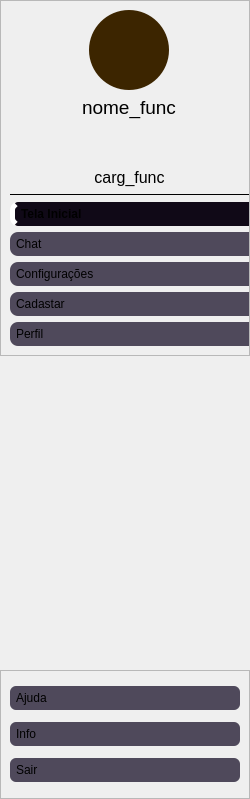
     <widget class="QWidget" name="sidebar" native="true">
      <property name="sizePolicy">
       <sizepolicy hsizetype="Minimum" vsizetype="Expanding">
        <horstretch>0</horstretch>
        <verstretch>0</verstretch>
       </sizepolicy>
      </property>
      <property name="minimumSize">
       <size>
        <width>250</width>
        <height>0</height>
       </size>
      </property>
      <property name="maximumSize">
       <size>
        <width>250</width>
        <height>16777215</height>
       </size>
      </property>
      <property name="styleSheet">
       <string notr="true">#sidebar{

	background-color:#3C2547;
}


QPushButton {

	background-color: #4F495B;
	padding: 5px 10px;
	border-top-left-radius: 8px;
	border-bottom-left-radius: 8px;


}

QPushButton:hover {
    background-color: #1C1022;
}
QPushButton:checked {
    background-color: #100917;
	border-left: 5px solid #FFFFFF;
	font-weight: bold;  
}
QPushButton:icon {
    background-color: red;
}</string>
      </property>
      <layout class="QVBoxLayout" name="verticalLayout">
       <property name="spacing">
        <number>0</number>
       </property>
       <property name="leftMargin">
        <number>0</number>
       </property>
       <property name="topMargin">
        <number>0</number>
       </property>
       <property name="rightMargin">
        <number>0</number>
       </property>
       <property name="bottomMargin">
        <number>0</number>
       </property>
       <item>
        <widget class="QWidget" name="widget" native="true">
         <property name="sizePolicy">
          <sizepolicy hsizetype="Expanding" vsizetype="Expanding">
           <horstretch>0</horstretch>
           <verstretch>0</verstretch>
          </sizepolicy>
         </property>
         <property name="minimumSize">
          <size>
           <width>0</width>
           <height>500</height>
          </size>
         </property>
         <property name="styleSheet">
          <string notr="true"/>
         </property>
         <layout class="QVBoxLayout" name="verticalLayout_4">
          <property name="spacing">
           <number>0</number>
          </property>
          <property name="leftMargin">
           <number>0</number>
          </property>
          <property name="topMargin">
           <number>0</number>
          </property>
          <property name="rightMargin">
           <number>0</number>
          </property>
          <property name="bottomMargin">
           <number>0</number>
          </property>
          <item alignment="Qt::AlignTop">
           <widget class="QFrame" name="frame">
            <property name="sizePolicy">
             <sizepolicy hsizetype="Expanding" vsizetype="Expanding">
              <horstretch>0</horstretch>
              <verstretch>0</verstretch>
             </sizepolicy>
            </property>
            <property name="minimumSize">
             <size>
              <width>0</width>
              <height>356</height>
             </size>
            </property>
            <property name="layoutDirection">
             <enum>Qt::LeftToRight</enum>
            </property>
            <property name="styleSheet">
             <string notr="true">QPushButton{
    text-align: left;
    padding: 5px 6px;
	font: 63 12pt &quot;Inter 18pt SemiBold&quot;;
}

</string>
            </property>
            <property name="frameShape">
             <enum>QFrame::StyledPanel</enum>
            </property>
            <property name="frameShadow">
             <enum>QFrame::Raised</enum>
            </property>
            <layout class="QVBoxLayout" name="verticalLayout_2">
             <property name="rightMargin">
              <number>0</number>
             </property>
             <item>
              <widget class="QWidget" name="widget_2" native="true">
               <property name="sizePolicy">
                <sizepolicy hsizetype="Expanding" vsizetype="Fixed">
                 <horstretch>0</horstretch>
                 <verstretch>0</verstretch>
                </sizepolicy>
               </property>
               <property name="minimumSize">
                <size>
                 <width>0</width>
                 <height>80</height>
                </size>
               </property>
               <property name="autoFillBackground">
                <bool>false</bool>
               </property>
               <layout class="QVBoxLayout" name="verticalLayout_5">
                <property name="leftMargin">
                 <number>0</number>
                </property>
                <property name="topMargin">
                 <number>0</number>
                </property>
                <property name="rightMargin">
                 <number>0</number>
                </property>
                <property name="bottomMargin">
                 <number>0</number>
                </property>
                <item alignment="Qt::AlignHCenter">
                 <widget class="QPushButton" name="foto_func">
                  <property name="sizePolicy">
                   <sizepolicy hsizetype="Fixed" vsizetype="Fixed">
                    <horstretch>0</horstretch>
                    <verstretch>0</verstretch>
                   </sizepolicy>
                  </property>
                  <property name="minimumSize">
                   <size>
                    <width>80</width>
                    <height>80</height>
                   </size>
                  </property>
                  <property name="maximumSize">
                   <size>
                    <width>80</width>
                    <height>80</height>
                   </size>
                  </property>
                  <property name="cursor">
                   <cursorShape>PointingHandCursor</cursorShape>
                  </property>
                  <property name="layoutDirection">
                   <enum>Qt::LeftToRight</enum>
                  </property>
                  <property name="styleSheet">
                   <string notr="true">QPushButton{
text-aling:center;
	background-color: rgb(60, 37, 00) ;
border-radius: 40px;

}</string>
                  </property>
                  <property name="text">
                   <string/>
                  </property>
                  <property name="iconSize">
                   <size>
                    <width>80</width>
                    <height>80</height>
                   </size>
                  </property>
                 </widget>
                </item>
               </layout>
              </widget>
             </item>
             <item alignment="Qt::AlignHCenter|Qt::AlignTop">
              <widget class="QLabel" name="nome_func">
               <property name="text">
                <string>&lt;html&gt;&lt;head/&gt;&lt;body&gt;&lt;p align=&quot;center&quot;&gt;&lt;span style=&quot; font-size:14pt;&quot;&gt;nome_func&lt;/span&gt;&lt;/p&gt;&lt;/body&gt;&lt;/html&gt;</string>
               </property>
              </widget>
             </item>
             <item alignment="Qt::AlignHCenter|Qt::AlignBottom">
              <widget class="QLabel" name="carg_func">
               <property name="text">
                <string>&lt;html&gt;&lt;head/&gt;&lt;body&gt;&lt;p align=&quot;center&quot;&gt;&lt;span style=&quot; font-size:12pt;&quot;&gt;carg_func&lt;/span&gt;&lt;/p&gt;&lt;/body&gt;&lt;/html&gt;</string>
               </property>
              </widget>
             </item>
             <item>
              <widget class="Line" name="line">
               <property name="styleSheet">
                <string notr="true">Line{

	background-color: rgb(255, 255, 255);

}</string>
               </property>
               <property name="frameShadow">
                <enum>QFrame::Plain</enum>
               </property>
               <property name="lineWidth">
                <number>1</number>
               </property>
               <property name="midLineWidth">
                <number>1</number>
               </property>
               <property name="orientation">
                <enum>Qt::Horizontal</enum>
               </property>
              </widget>
             </item>
             <item>
              <widget class="QPushButton" name="btn_home">
               <property name="cursor">
                <cursorShape>PointingHandCursor</cursorShape>
               </property>
               <property name="text">
                <string>Tela Inicial</string>
               </property>
               <property name="icon">
                <iconset resource="../imagens/imgs.qrc">
                 <normaloff>:/imgs/home.png</normaloff>:/imgs/home.png</iconset>
               </property>
               <property name="iconSize">
                <size>
                 <width>20</width>
                 <height>20</height>
                </size>
               </property>
               <property name="checkable">
                <bool>true</bool>
               </property>
               <property name="checked">
                <bool>true</bool>
               </property>
               <attribute name="buttonGroup">
                <string notr="true">buttonGroup_2</string>
               </attribute>
              </widget>
             </item>
             <item>
              <widget class="QPushButton" name="btn_chat">
               <property name="sizePolicy">
                <sizepolicy hsizetype="Expanding" vsizetype="Fixed">
                 <horstretch>0</horstretch>
                 <verstretch>0</verstretch>
                </sizepolicy>
               </property>
               <property name="cursor">
                <cursorShape>PointingHandCursor</cursorShape>
               </property>
               <property name="text">
                <string>Chat</string>
               </property>
               <property name="icon">
                <iconset resource="../imagens/imgs.qrc">
                 <normaloff>:/imgs/chat.png</normaloff>:/imgs/chat.png</iconset>
               </property>
               <property name="iconSize">
                <size>
                 <width>20</width>
                 <height>20</height>
                </size>
               </property>
               <property name="checkable">
                <bool>true</bool>
               </property>
               <property name="checked">
                <bool>false</bool>
               </property>
               <attribute name="buttonGroup">
                <string notr="true">buttonGroup_2</string>
               </attribute>
              </widget>
             </item>
             <item>
              <widget class="QPushButton" name="btn_config">
               <property name="cursor">
                <cursorShape>PointingHandCursor</cursorShape>
               </property>
               <property name="text">
                <string>Configurações</string>
               </property>
               <property name="icon">
                <iconset resource="../imagens/imgs.qrc">
                 <normaloff>:/imgs/setting.png</normaloff>:/imgs/setting.png</iconset>
               </property>
               <property name="iconSize">
                <size>
                 <width>20</width>
                 <height>20</height>
                </size>
               </property>
               <property name="checkable">
                <bool>true</bool>
               </property>
               <property name="checked">
                <bool>false</bool>
               </property>
               <attribute name="buttonGroup">
                <string notr="true">buttonGroup_2</string>
               </attribute>
              </widget>
             </item>
             <item>
              <widget class="QPushButton" name="btn_cadastro">
               <property name="cursor">
                <cursorShape>PointingHandCursor</cursorShape>
               </property>
               <property name="text">
                <string>Cadastar</string>
               </property>
               <property name="icon">
                <iconset resource="../imagens/imgs.qrc">
                 <normaloff>:/imgs/more.png</normaloff>:/imgs/more.png</iconset>
               </property>
               <property name="iconSize">
                <size>
                 <width>20</width>
                 <height>20</height>
                </size>
               </property>
               <property name="checkable">
                <bool>true</bool>
               </property>
               <property name="checked">
                <bool>false</bool>
               </property>
               <attribute name="buttonGroup">
                <string notr="true">buttonGroup_2</string>
               </attribute>
              </widget>
             </item>
             <item>
              <widget class="QPushButton" name="btn_perfil">
               <property name="cursor">
                <cursorShape>PointingHandCursor</cursorShape>
               </property>
               <property name="text">
                <string>Perfil</string>
               </property>
               <property name="icon">
                <iconset resource="../imagens/imgs.qrc">
                 <normaloff>:/imgs/user.png</normaloff>:/imgs/user.png</iconset>
               </property>
               <property name="iconSize">
                <size>
                 <width>20</width>
                 <height>20</height>
                </size>
               </property>
               <property name="checkable">
                <bool>true</bool>
               </property>
               <property name="checked">
                <bool>false</bool>
               </property>
               <attribute name="buttonGroup">
                <string notr="true">buttonGroup_2</string>
               </attribute>
              </widget>
             </item>
            </layout>
           </widget>
          </item>
          <item>
           <spacer name="verticalSpacer">
            <property name="orientation">
             <enum>Qt::Vertical</enum>
            </property>
            <property name="sizeType">
             <enum>QSizePolicy::Maximum</enum>
            </property>
            <property name="sizeHint" stdset="0">
             <size>
              <width>20</width>
              <height>314</height>
             </size>
            </property>
           </spacer>
          </item>
          <item alignment="Qt::AlignBottom">
           <widget class="QFrame" name="frame_2">
            <property name="sizePolicy">
             <sizepolicy hsizetype="Expanding" vsizetype="Expanding">
              <horstretch>0</horstretch>
              <verstretch>0</verstretch>
             </sizepolicy>
            </property>
            <property name="minimumSize">
             <size>
              <width>0</width>
              <height>129</height>
             </size>
            </property>
            <property name="styleSheet">
             <string notr="true">QPushButton{
    text-align: left;
    padding: 5px 6px;
	font: 63 12pt &quot;Inter 18pt SemiBold&quot;;
    border-radius: 6px;
	border: none;
}
QPushButton:checked {
    background-color: #100917;
	border-left: 5px solid #FFFFFF;
	font-weight: bold;  
}</string>
            </property>
            <property name="frameShape">
             <enum>QFrame::StyledPanel</enum>
            </property>
            <property name="frameShadow">
             <enum>QFrame::Raised</enum>
            </property>
            <layout class="QVBoxLayout" name="verticalLayout_3">
             <item>
              <widget class="QPushButton" name="btn_ajuda">
               <property name="cursor">
                <cursorShape>PointingHandCursor</cursorShape>
               </property>
               <property name="text">
                <string>Ajuda</string>
               </property>
               <property name="icon">
                <iconset resource="../imagens/imgs.qrc">
                 <normaloff>:/imgs/question.png</normaloff>:/imgs/question.png</iconset>
               </property>
               <property name="iconSize">
                <size>
                 <width>20</width>
                 <height>20</height>
                </size>
               </property>
               <property name="checkable">
                <bool>true</bool>
               </property>
               <property name="checked">
                <bool>false</bool>
               </property>
               <attribute name="buttonGroup">
                <string notr="true">buttonGroup_2</string>
               </attribute>
              </widget>
             </item>
             <item>
              <widget class="QPushButton" name="btn_info">
               <property name="cursor">
                <cursorShape>PointingHandCursor</cursorShape>
               </property>
               <property name="text">
                <string>Info</string>
               </property>
               <property name="icon">
                <iconset resource="../imagens/imgs.qrc">
                 <normaloff>:/imgs/info.png</normaloff>:/imgs/info.png</iconset>
               </property>
               <property name="iconSize">
                <size>
                 <width>20</width>
                 <height>20</height>
                </size>
               </property>
               <property name="checkable">
                <bool>true</bool>
               </property>
               <property name="checked">
                <bool>false</bool>
               </property>
               <attribute name="buttonGroup">
                <string notr="true">buttonGroup_2</string>
               </attribute>
              </widget>
             </item>
             <item>
              <widget class="QPushButton" name="btn_sair">
               <property name="cursor">
                <cursorShape>PointingHandCursor</cursorShape>
               </property>
               <property name="text">
                <string>Sair</string>
               </property>
               <property name="icon">
                <iconset resource="../imagens/imgs.qrc">
                 <normaloff>:/imgs/logout.png</normaloff>:/imgs/logout.png</iconset>
               </property>
               <property name="iconSize">
                <size>
                 <width>20</width>
                 <height>20</height>
                </size>
               </property>
               <property name="checkable">
                <bool>true</bool>
               </property>
               <property name="checked">
                <bool>false</bool>
               </property>
               <attribute name="buttonGroup">
                <string notr="true">buttonGroup_2</string>
               </attribute>
              </widget>
             </item>
            </layout>
           </widget>
          </item>
         </layout>
        </widget>
       </item>
      </layout>
     </widget>
